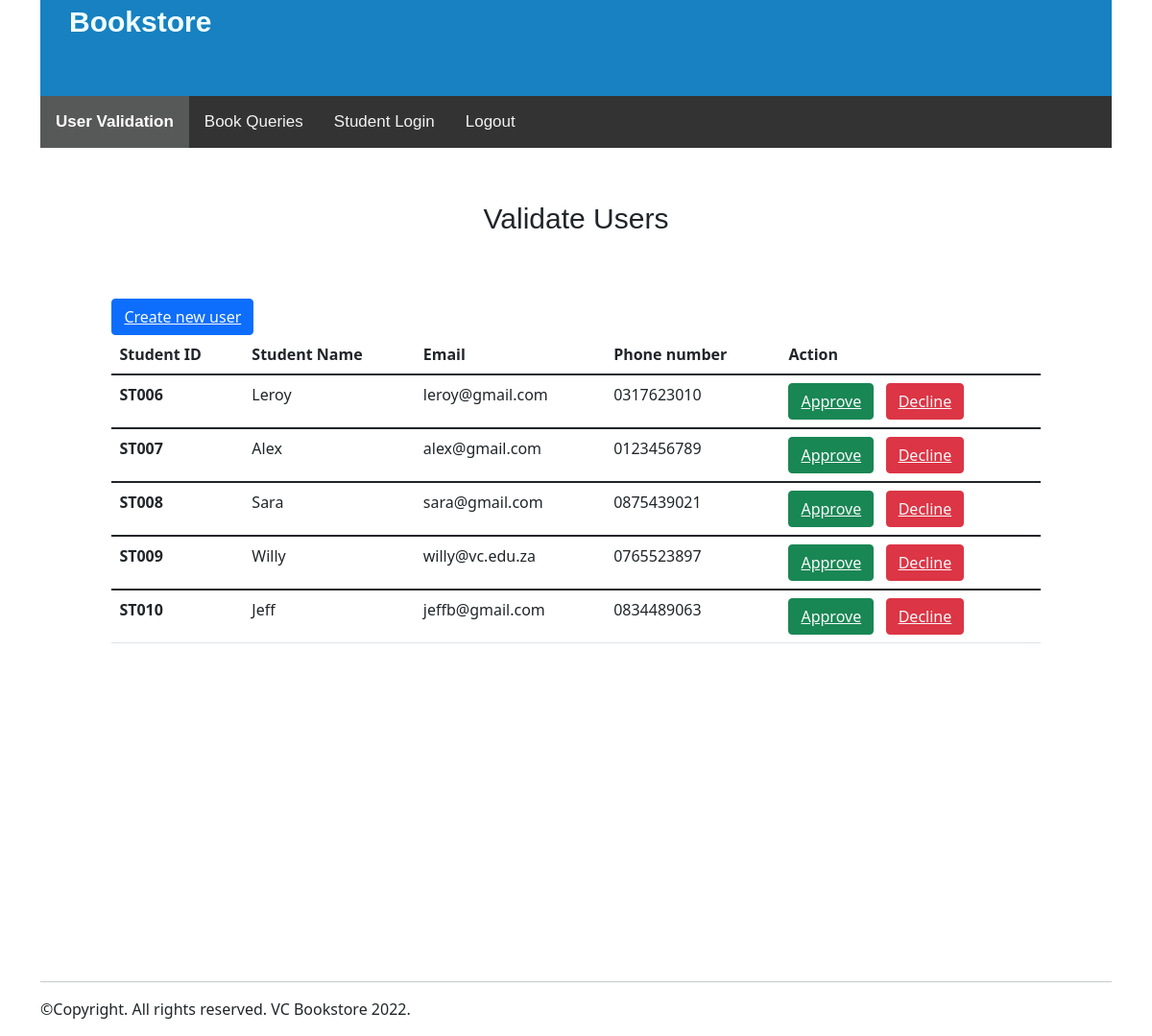
/Scripts/admin_userValidation.php, run on the app's committed database.
### tables this page shows
CREATE TABLE IF NOT EXISTS `tempuser` (
  `studentID` varchar(15) NOT NULL,
  `stuName` varchar(50) NOT NULL,
  `email` varchar(50) NOT NULL,
  `password` varchar(50) NOT NULL,
  `phoneNum` varchar(10) NOT NULL,
  PRIMARY KEY (`studentID`)
);

### Scripts/admin_userValidation.php (the view, shortened to what this page needs)
<?php  include("DBConn.php")?>
<!DOCTYPE html>
<html>
    <head>
        <link rel="stylesheet" type="text/css" href="\VC_Bookstore\CSS\admin.css">
        <link rel="stylesheet" type="text/css" href="\VC_Bookstore\CSS\nav_bar.css">
        <link href="https://cdn.jsdelivr.net/npm/bootstrap@5.1.3/dist/css/bootstrap.min.css" rel="stylesheet">
        <link rel="stylesheet" href="https://cdnjs.cloudflare.com/ajax/libs/font-awesome/4.7.0/css/font-awesome.min.css">
    </head>
    <body>
        <div class="container">
            <div class="Heading">
                <p>Bookstore</p>
            </div>
            <div class="Top-Nav">
                <div class="topnav">
                    <a class="active" href="admin_userValidation.php"><b>User Validation</b></a>
                    <a href="admin_bookQuery.php">Book Queries</a>
                    <a href="studentLogin_form.php">Student Login</a>
                    <a href="adminLogin_form.php">Logout</a>
                </div>
            </div>
            <div class="Top"><br>
                <p>Validate Users</p>
                <br>
            </div>
            <div class="Body"></div>
            <div class="Form">
            <button type="submit" name="submit" class="btn btn-primary"><a href="studentSignUp_form.php" class="text-light">Create new user</a></button>
                <table class="table">
                <thead>
                    <tr>
                    <th scope="col">Student ID</th>
                    <th scope="col">Student Name</th>
                    <th scope="col">Email</th>
                    <th scope="col">Phone number</th>
                    <th scope="col">Action</th>
                    </tr>
                </thead>
                <?php
                    $sql = "SELECT * FROM tempUser ORDER BY studentID";
                    $result = mysqli_query($conn, $sql);
                    while($row = mysqli_fetch_assoc($result)){
                        $student_id = $row['studentID'];
                        $name = $row['stuName'];
                        $email = $row['email'];
                        $number = $row['phoneNum'];
                    echo '<tbody>
                        <tr>
                            <th scope="row">'.$student_id.'</th>
                            <td>'.$name.'</td>
                            <td>'.$email.'</td>
                            <td>'.$number.'</td>
                            <td><button type="submit" name="submit" class="btn btn-success"><a href="approveUser.php?approveId='.$student_id.'" class="text-light">Approve</a></button>&nbsp;&nbsp;
                            <button type="submit" name="submit" class="btn btn-danger"><a href="declineUser.php?declinedUser='.$student_id.'" class="text-light">Decline</a></button></td>
                        </tr>
                    </tbody>';
                    }
                ?>
                </table>
            </div>
            <div class="Footer">
                <hr>
                <p>©Copyright. All rights reserved. VC Bookstore 2022.</p>
            </div>
        </div>
    </body>
</html>

### CSS/admin.css (style rules this page uses)
.Heading { font-family: Arial, Helvetica, sans-serif; font-size: 30px; height: 100px; background-color: #1781C1; color: azure; font-weight: bold; padding-left: 30px; }
.Top { margin-top: 20px; font-family: Arial, Helvetica, sans-serif; font-size: 30px; margin: auto; text-align: center; }

### CSS/nav_bar.css (style rules this page uses)
.topnav { background-color: #333; overflow: hidden; font-family: Arial, Helvetica, sans-serif; }
.topnav a { float: left; color: #f2f2f2; text-align: center; padding: 14px 16px; text-decoration: none; font-size: 17px; }
.topnav a.active { background-color: #575858; color: white; }

### Scripts/admin_userValidation.php (style rules this page uses)
.container { display: grid; grid-template-columns: 0.2fr 2.6fr 0.2fr; grid-template-rows: 0.3fr 0.4fr 0.4fr 4.6fr 0.4fr; gap: 0px 0px; }
.Heading { grid-area: 1 / 1 / 2 / 4; }
.Footer { grid-area: 5 / 1 / 6 / 4; }
.Top-Nav { grid-area: 2 / 1 / 3 / 4; }
.Top { grid-area: 3 / 1 / 4 / 4; }
.Body { grid-area: 4 / 1 / 5 / 4; }
.Form { grid-area: 4 / 2 / 5 / 3; }

### data on the page
tempuser: studentID "ST006", stuName "Leroy", email "leroy@gmail.com", phoneNum "0317623010"
tempuser: studentID "ST007", stuName "Alex", email "alex@gmail.com", phoneNum "0123456789"
tempuser: studentID "ST008", stuName "Sara", email "sara@gmail.com", phoneNum "0875439021"
tempuser: studentID "ST009", stuName "Willy", email "willy@vc.edu.za", phoneNum "0765523897"
tempuser: studentID "ST010", stuName "Jeff", email "jeffb@gmail.com", phoneNum "0834489063"
